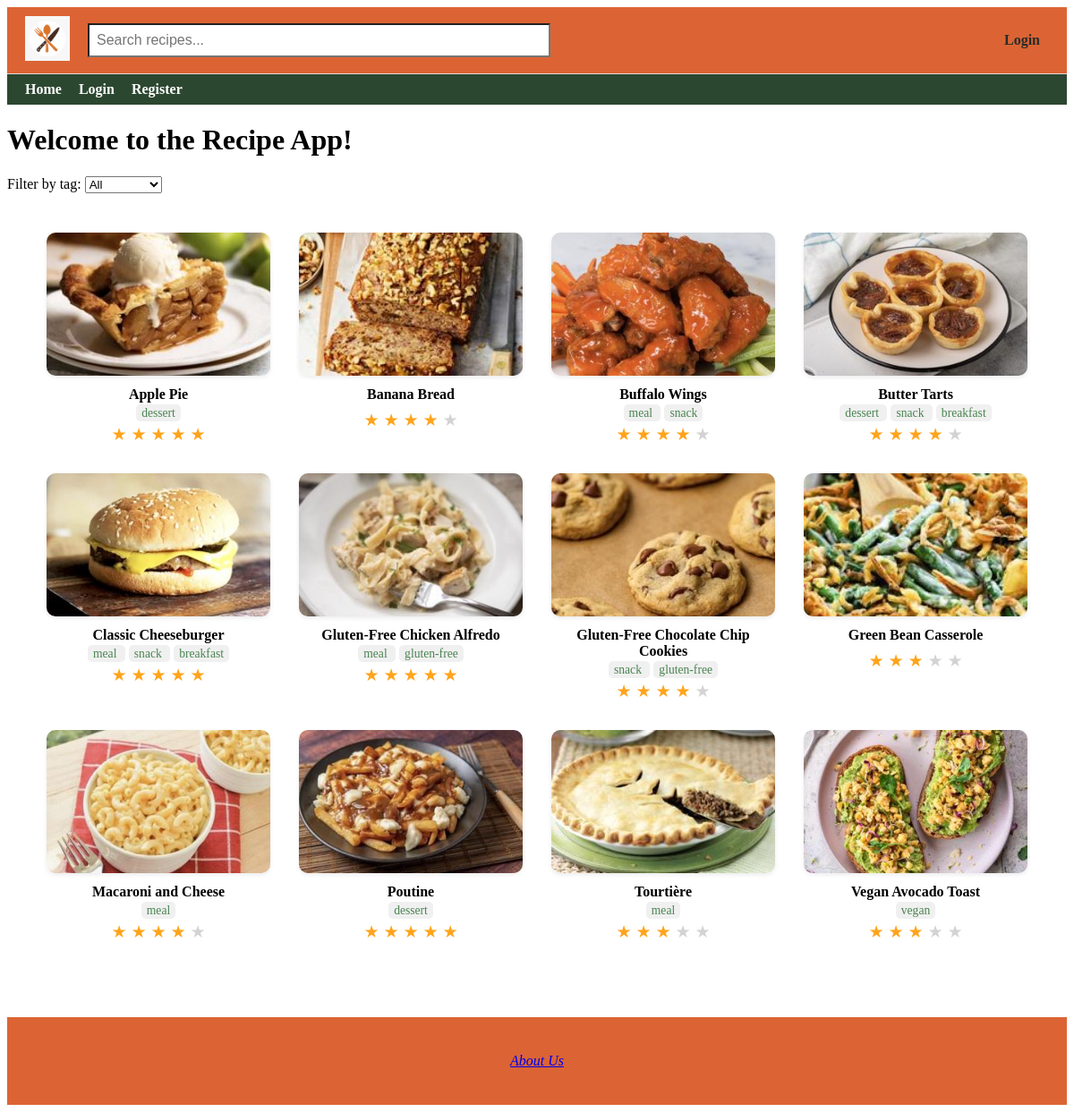
Before: / with the older database file.
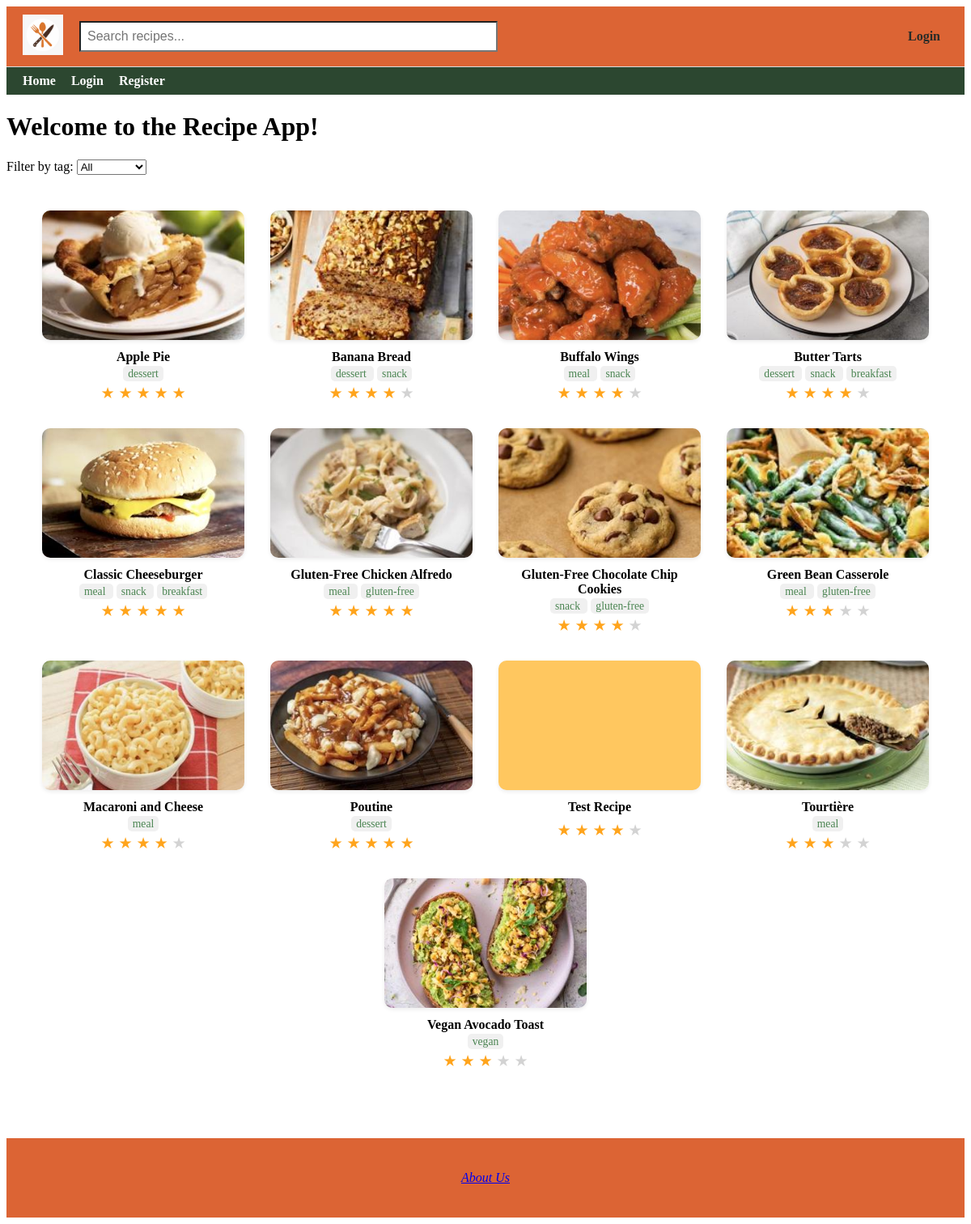
After: the same page with the newer database file.
### app/models.py (models this page shows)
class Recipe(db.Model):
    id = db.Column(db.Integer, primary_key=True)
    title = db.Column(db.String(100), nullable=False)
    description = db.Column(db.Text, nullable=False)
    ingredients = db.Column(db.Text, nullable=True)
    instructions = db.Column(db.Text, nullable=True)
    image_filename = db.Column(db.String(120), nullable=True)
    created = db.Column(db.DateTime, default=get_local_time)
    user_id = db.Column(db.Integer, db.ForeignKey('user.id'), nullable=False)
    rating_sum = db.Column(db.Integer, default=0)
    rating_count = db.Column(db.Integer, default=0)
    user = db.relationship('User', backref=db.backref('user_recipes', lazy=True), overlaps="author,recipes")
    comments = db.relationship('Comment', backref=db.backref('recipe', lazy=True)) #Relationship to comments (one-to-many)
    tags = db.relationship(
        'Tag',
        secondary=recipe_tags,
        backref=db.backref('recipes', lazy='dynamic'),
        lazy='dynamic'
    )
    @property
    def average_rating(self):
        if not self.rating_count or not self.rating_sum:
            return None
        return round(self.rating_sum / self.rating_count, 1)

class Tag(db.Model):
    id = db.Column(db.Integer, primary_key=True)
    name = db.Column(db.String(32), unique=True, nullable=False)

### app/routes.py (the view)
@app.route('/', methods=['GET'])
def home():
    selected_tag = request.args.get('tag')
    tags = Tag.query.all()
    if selected_tag:
        recipes = Recipe.query.join(Recipe.tags).filter(Tag.name == selected_tag).all()
    else:
        recipes = Recipe.query.order_by(Recipe.title.asc()).all()
    return render_template('home.html', recipes=recipes, tags=tags, selected_tag=selected_tag)

### app/routes.py (called while the page is built)
@app.context_processor
def inject_user():
    return dict(current_user=current_user)

### app/templates/home.html (shortened to what this page needs)
{% extends "base.html" %}
{% block content %}
<h1>Welcome to the Recipe App!</h1>
<form method="GET" action="{{ url_for('home') }}" style="margin: 20px 0;">
    <label for="tag">Filter by tag:</label>
    <select name="tag" id="tag" onchange="this.form.submit()">
        <option value="">All</option>
    </select>
</form>
{% set colors = ['#FF6B6B', '#6BCB77', '#4D96FF', '#FFC75F', '#F9F871', '#A393EB', '#FF9671', '#00C9A7', '#D65DB1', '#845EC2'] %}
<div class="recipe-grid">
    {% for recipe in recipes %}
        {% set has_image = recipe.image_filename is not none %}
        {% set color = colors[recipe.id % colors|length] %}
        {% set bg_color = (not has_image) and color or 'transparent' %}
        <a href="{{ url_for('recipe_details', id=recipe.id) }}"
           class="recipe-card {% if has_image %}has-image{% endif %}">
            <div class="recipe-card-box" style="{% if not has_image %}background-color: {{ color }};{% endif %}">
                {% if has_image %}
                    <img src="{{ url_for('static', filename='uploads/' + recipe.image_filename) }}"
                         alt="{{ recipe.title }}">
                {% endif %}
            </div>
            <div class="recipe-title">{{ recipe.title }}</div>
                {% if recipe.tags %}
                    <div style="font-size: 0.85em; color: #4A8451; text-align: center; margin-top: 4px;">
                        {% for tag in recipe.tags %}
                            <span style="background-color: #f0f0f0; padding: 2px 6px; border-radius: 5px; margin: 0 2px;">
                                {{ tag.name }}
                            </span>
                        {% endfor %}
                    </div>
                 {% endif %}
            {% if recipe.average_rating %}
            <div class="stars">
                {% for i in range(1, 6) %}
                    {% if recipe.average_rating >= i %}
                        ★
                    {% elif recipe.average_rating > i - 1 %}
                        <span style="position: relative; display: inline-block;">
                            <span style="color: #FFA41C;">★</span>
                            <span style="position: absolute; left: 0; color: lightgray; width: 50%; overflow: hidden;">★</span>
                        </span>
                    {% else %}
                        <span style="color: lightgray;">★</span>
                    {% endif %}
                {% endfor %}
            </div>
            {% endif %}
        </a>
    {% endfor %}
</div>
{% endblock %}

### app/templates/base.html (shortened to what this page needs)
<!DOCTYPE html>
<html lang="en">
<head>
</head>
<body>
    <div class="top-navbar">
        <div class="logo">
            <a href="{{ url_for('home') }}">
                <img src="{{ url_for('static', filename='uploads/spoon2.png') }}" alt="Recipe App Logo">
            </a>
        </div>
        <div class="search-bar">
            <form action="{{ url_for('visitor_recipes') }}" method="get">
                <input type="text" name="q" placeholder="Search recipes...">
            </form>
        </div>
        <div class="login-link">
            {% if current_user.is_authenticated %}
                <div class="dropdown">
                    <button class="dropdown-toggle">{{ current_user.username }} ▼</button>
                    <div class="dropdown-content">
                        <a href="{{ url_for('public_profile', user_id=current_user.id) }}">Profile</a>
                        <a href="{{ url_for('view_profile') }}">Settings</a>
                        <a href="{{ url_for('logout') }}">Logout</a>
                    </div>
                </div>
            {% elif session.get('visitor_email') %}
                <a href="{{ url_for('logout') }}">Exit Visitor Mode</a>
            {% else %}
                <a href="{{ url_for('login') }}">Login</a>
            {% endif %}
        </div>
    </div>
    <div class="bottom-navbar">
    <a href="{{ url_for('home') }}" {% if request.endpoint == 'home' %}class="active"{% endif %}>Home</a>
    {% if current_user.is_authenticated %}
        <a href="{{ url_for('recipes') }}" {% if request.endpoint == 'recipes' %}class="active"{% endif %}>My Recipes</a>
        <a href="{{ url_for('view_favorites') }}" {% if request.endpoint == 'view_favorites' %}class="active"{% endif %}>Favorites</a>
        <a href="{{ url_for('make_recipe') }}" {% if request.endpoint == 'make_recipe' %}class="active"{% endif %}>Make Recipe</a>
        <a href="{{ url_for('logout') }}">Logout</a>
    {% elif session.get('visitor_email') %}
        <a href="{{ url_for('visitor_recipes') }}" {% if request.endpoint == 'visitor_recipes' %}class="active"{% endif %}>Visitor Recipes</a>
        <a href="{{ url_for('logout') }}">Exit Visitor Mode</a>
    {% else %}
        <a href="{{ url_for('login') }}" {% if request.endpoint == 'login' %}class="active"{% endif %}>Login</a>
        <a href="{{ url_for('register') }}" {% if request.endpoint == 'register' %}class="active"{% endif %}>Register</a>
    {% endif %}
    </div>
    {% block content %}{% endblock %}
    <footer>
    <a href="{{ url_for('about_us') }}">About Us</a>
</footer>
</body>
</html>

### app/templates/base.html (style rules this page uses)
.top-navbar { display: flex; align-items: center; justify-content: space-between; padding: 10px 20px; background-color: #dc6434; border-bottom: 1px solid #ddd; }
.top-navbar .logo img { height: 50px; }
.top-navbar .search-bar { flex: 1; margin: 0 20px; }
.top-navbar .search-bar input[type="text"] { width: 50%; padding: 8px; font-size: 16px; background-color: #ffffff }
.top-navbar .login-link a { margin-left: 10px; margin-right: 10px; font-weight: bold; text-decoration: none; color: #282B28; transition: color 0.2s ease; }
.bottom-navbar { background-color: #2c4730; padding: 8px 20px; }
.bottom-navbar a { margin-right: 15px; text-decoration: none; font-weight: bold; color: #ffffff; }
footer { margin-top: 60px; padding: 40px 20px; text-align: center; background-color: #dc6434; color: #fbdb92; font-style: italic; }

### app/templates/home.html (style rules this page uses)
.recipe-grid { display: flex; flex-wrap: wrap; justify-content: center; gap: 32px; padding: 24px; max-width: 1200px; margin: 0 auto; }
.recipe-card { width: 250px; text-decoration: none; color: inherit; display: flex; flex-direction: column; align-items: center; }
.recipe-card-box { width: 100%; height: 160px; border-radius: 10px; overflow: hidden; box-shadow: 0 2px 5px rgba(0, 0, 0, 0.08); transition: transform 0.2s ease, box-shadow 0.2s ease; }
.recipe-card img { width: 100%; height: 100%; object-fit: cover; display: block; }
.recipe-title { margin-top: 12px; font-weight: bold; font-size: 1em; text-align: center; }
.stars { color: #FFA41C; font-size: 1.2em; margin-top: 4px; }

Changed rows visible on the page:
changed Recipe "Banana Bread": gains Tag (name "dessert"); gains Tag (name "snack")
changed Recipe "Green Bean Casserole": gains Tag (name "meal"); gains Tag (name "gluten-free")
added Recipe: title "Test Recipe", rating_count 1 (drawn)
